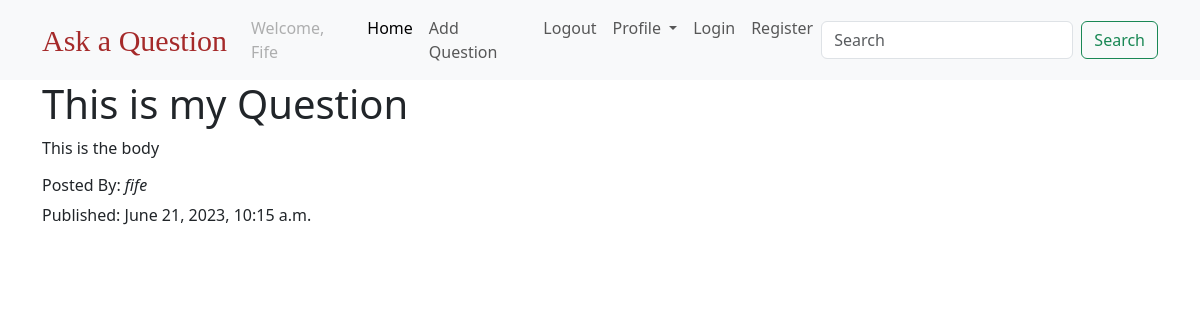
Page /question/this-is-my-question on the committed database.
### questions/models.py (models this page shows, shortened)
class Question(models.Model):
    created_at = models.DateTimeField(auto_now_add=True)
    title = models.CharField(max_length=250)
    body = models.TextField()
    slug = models.SlugField(max_length=250, unique=True)
    author = models.ForeignKey(settings.AUTH_USER_MODEL,
                               on_delete=models.CASCADE, related_name="questions")

### users/models.py (models this page shows)
class CustomUser(AbstractUser):
    pass

### questions/views.py (the view)
# urls.py: path('question/<slug:slug>', question_details, name='qdetails')
def question_details(request, slug):
    question = get_object_or_404(Question, slug=slug)
    return render(request, 'QDetails.html', {'question': question})

### templates/QDetails.html (shortened to what this page needs)
{% extends 'base.html' %}
{% block body %}
    <div class="container">
        <h1>{{ question.title }}</h1>
        <p>{{ question.body }}</p>
        <h6>Posted By: <i>{{ question.author }} </i></h6>
        <p>Published: {{ question.created_at  }}</p>
    </div>
{% endblock  %}

### rows in the picture
Question: title "This is my Question", body "This is the body", author "fife", created_at "June 21, 2023, 10:15 a.m."
